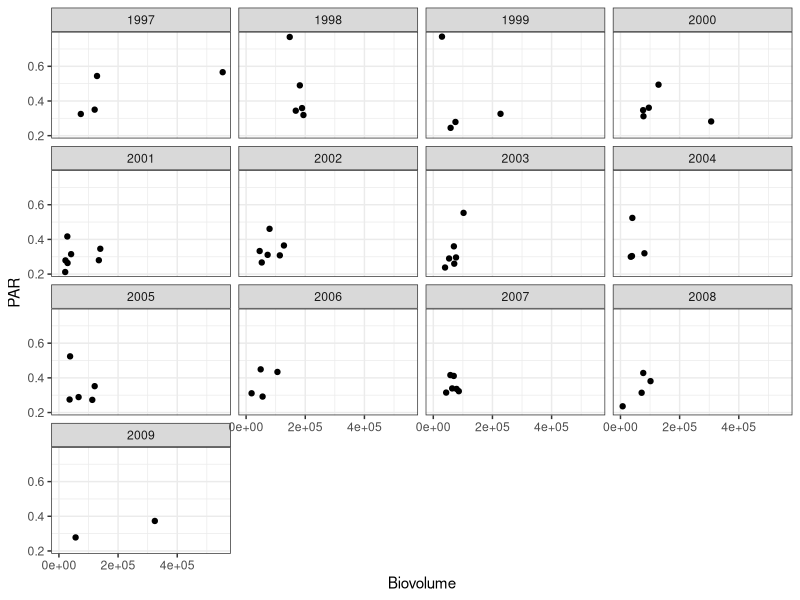

The R source for this figure:
library(lubridate)
library(ggplot2)
library(ggridges)
library(tidyverse)

### bring in data

chems = read_csv('cheminfo.csv') %>%
  filter(lakeid == 'SP') 

chlor = read_csv('chloros.csv') %>%
  filter(lakeid == 'SP') %>%
  filter(depth == '0.00')

#switch date formatting 

par = read_csv('pardatasl.csv')

biovols = read_csv('biovolume1.csv') %>%
  filter(Genus == 'TotalBiovolume')

## create data files and clean

#par and totalbiovolume 
parbv= biovols %>%
  full_join(par, by = c('sampledate'))
write.csv(parbv, "parandbiovolume.csv")

cleanPARbv = read_csv('cleanparandbiovolume.csv')

#totalbios and chloros --- come back to need depth integration 
chlorosbv= biovols %>%
  full_join(chlor, by = c('sampledate'))
write.csv(chlorosbv, "chloroandbiovolume.csv")
   
#totalbios and chems 
  
  
#graphhh!!!
  
#par and totalbiovolume (year, par, biovolume, missing par data)
a<- ggplot(cleanPARbv, aes_(x=cleanPARbv$CellBioVol, y=cleanPARbv$extcoef))+ geom_point()+
  facet_wrap(cleanPARbv$year4)+
  labs(x = "Biovolume",
       y = "PAR")+
  theme_bw()
a


